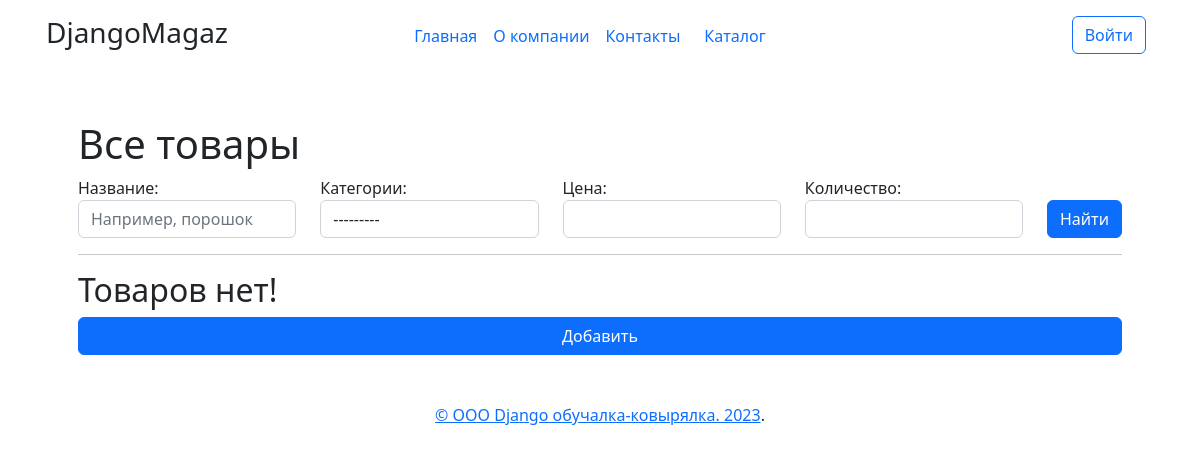
Before: /products/ with the older database file.
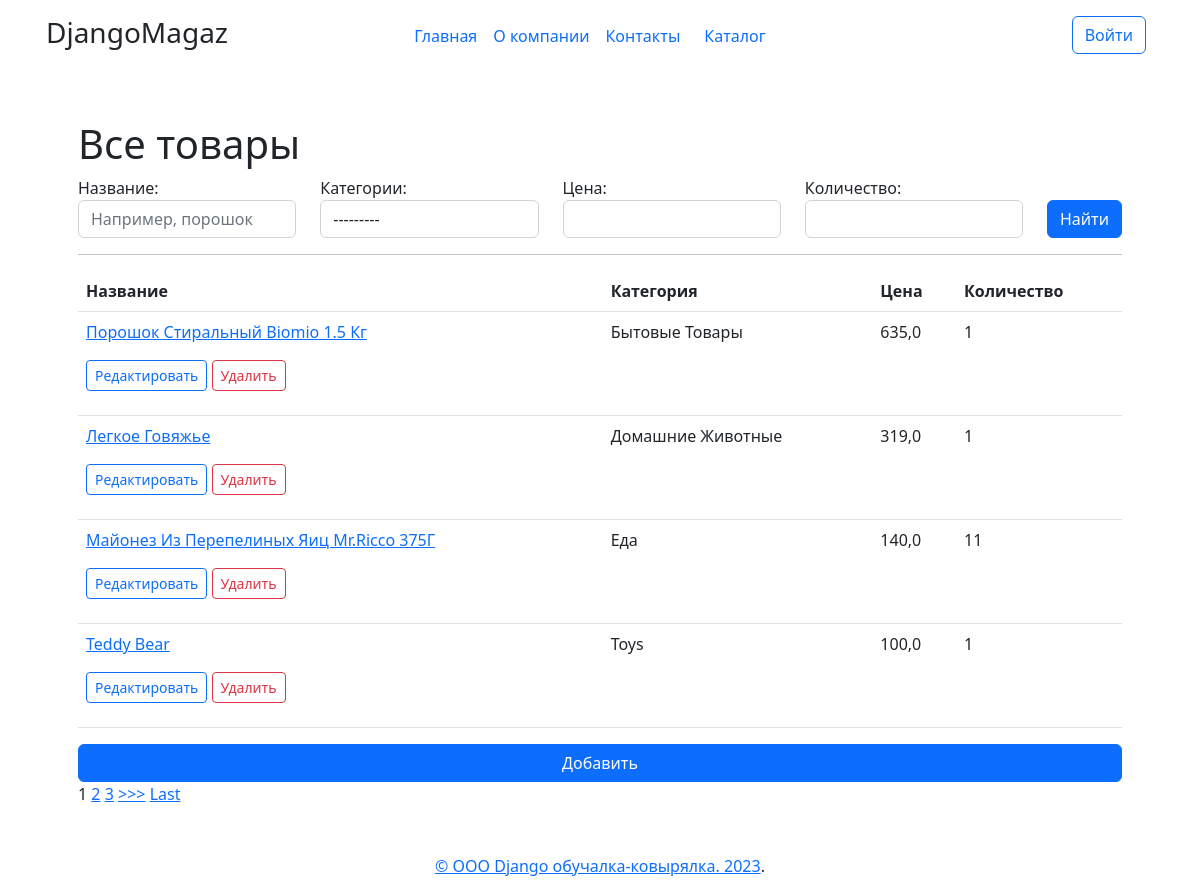
After: the same page with the newer database file.
### simpleapp/models.py (models this page shows, shortened)
class Product(models.Model):
    name = models.CharField(
        max_length=50,
        unique=True, # названия товаров не должны повторяться
    )
    description = models.TextField()
    quantity = models.IntegerField(
        validators=[MinValueValidator(0)],
    )
    category = models.ForeignKey(
        to='Category',
        on_delete=models.CASCADE,
        related_name='products', # все продукты в категории будут доступны через поле products
    )
    price = models.FloatField(
        validators=[MinValueValidator(0.0)],
    )
    objects = models.Manager()

class Category(models.Model):
    name = models.CharField(max_length=100, unique=True)  # названия категорий тоже не должны повторяться
    def __str__(self):
        return f'{self.name.title()}'

### simpleapp/views.py (the view)
# urls.py: path('', ProductList.as_view(), name='products'),
class ProductList(ListView):
    model = Product
    template_name = 'products.html'
    context_object_name = 'products'
    ordering = ['-price']
    paginate_by = 1 # поставим постраничный вывод в один элемент
    form_class = ProductForm # добавляем форм класс, чтобы получать доступ к форме через метод POST
    def get_context_data(self, **kwargs): # забираем отфильтрованные объекты переопределяя метод get_context_data у наследуемого класса (привет, полиморфизм, мы скучали!!!)
        context = super().get_context_data(**kwargs)
        context['filter'] = ProductFilter(self.request.GET, queryset=self.get_queryset()) # вписываем наш фильтр в контекст
        return context

### templates/products.html (shortened to what this page needs)
{% extends 'flatpages/defaultLayout.html' %}
{% load static %}
{% load widget_tweaks %}
{% block page_styles %}
<link rel="stylesheet" href="{% static 'general.css' %}">
{% endblock page_styles %}
{% block abracadabra %}
<h1>Все товары</h1>
<form method="GET">
    <div class="row  align-items-end">
        <div class="col">
            {{ filter.form.name.label_tag }}
            {% render_field filter.form.name class="form-control" placeholder="Например, порошок"%}
        </div>
        <div class="col">
            {{ filter.form.category.label_tag }}
            {% render_field filter.form.category class="form-control" %}
        </div>
        <div class="col">
            {{ filter.form.price.label_tag }}
            {% render_field filter.form.price class="form-control" %}
        </div>
        <div class="col">
            {{ filter.form.quantity.label_tag }}
            {% render_field filter.form.quantity class="form-control" %}
        </div>
        <div class="col-auto">
            <button type="submit" class="btn btn-primary">Найти</button>
          </div>
    </div>
</form>
<hr>
{% if products %}
<table class="table">
    <thead class="thead-dark">
        <tr>
            <th>
                Название
            </th>
            <th>
                Категория
            </th>
            <th>
                Цена
            </th>
            <th>
                Количество
            </th>
        </tr>
    </thead>
    <tbody>
        {% for product in filter.qs %}
        <tr>
            <td>
               <p> <a href="{% url 'product' product.id %}">{{ product.name|title }}</a> </p>
               <p>
                <a href="{% url 'product_update' product.id %}" class="btn btn-outline-primary btn-sm">Редактировать</a>
                <a href="{% url 'product_delete' product.id %}" class="btn btn-outline-danger btn-sm">Удалить</a>
               </p>
            </td>
            <td>
                {{ product.category.name|title }}
            </td>
            <td>
                {{ product.price }}
            </td>
            <td>
                {{ product.quantity }}
            </td>
        </tr>
        {% endfor %}
    </tbody>
</table>
{% else %}
    <h2>Товаров нет!</h2>
{% endif %}
<div class="d-grid gap-2">
    <a href="{% url 'product_create' %}" class="btn btn-primary" type="button">Добавить</a>
  </div>
{% if is_paginated %}
    {% for num in page_obj.paginator.page_range %}
        {% if page_obj.number == num %}
            <a>{{ num }}</a>
        {% elif num > page_obj.number|add:'-3' and num < page_obj.number|add:'3' %}
            <a href="?page={{ num }}">{{ num }}</a>
        {% endif %}
    {% endfor %}
    {% if page_obj.has_next %}
        <a href="?page={{ page_obj.next_page_number }}">>>></a>
        <a href="?page={{ page_obj.paginator.num_pages }}">Last</a>
    {% endif %}
{% endif %}
{% endblock abracadabra %}

### templates/flatpages/defaultLayout.html (shortened to what this page needs)
{% load flatpages %}
{% load static %}
<!DOCTYPE html>
<html lang="ru" class="">
<head>
    <link rel="stylesheet" href="https://cdn.jsdelivr.net/npm/bootstrap@5.2.3/dist/css/bootstrap.min.css">
    {% block page_styles %} {% endblock page_styles %}
</head>
<body class="d-flex flex-column h-100">
    <div class="container d-flex w-100 p-3 mx-auto flex-column">
      <header class="row">
        <div class="col-md-3 mb-2 mb-md-0">
          <h3 class="float-md-start mb-0">DjangoMagaz</h3>
        </div>
        {% get_flatpages as flatpages %}
        <nav class="nav col-md-6 mb-2 justify-content-center mb-md-0">
            {% for page in flatpages %}
            <li><a href="{{ page.url }}" class="nav-link px-2">{{ page.title }}</a></li>
            {% endfor %}
            <li><a href="{% url 'products'  %}" class="nav-link">Каталог</a></li>
        </nav>
        <div class="col-md-3 text-end">
          <button type="button" class="btn btn-outline-primary me-2"  data-bs-toggle="modal" data-bs-target="#exampleModal">Войти</button>
        </div>
      </header>
    </div>
          {% get_flatpages as flatpages %}
    <main class="container h-100 p-5">
      {% block abracadabra %}
      {% endblock abracadabra %}
    </main>
    <footer class="mt-auto text-center">
      <p><a href="https://getbootstrap.com/">© ООО Django обучалка-ковырялка. 2023</a>.</p>
    </footer>
  </body>
</html>

Changed rows visible on the page:
added Product: name "Порошок Стиральный Biomio 1.5 Кг", category.name "Бытовые Товары", price "635,0", quantity "1"
added Product: name "Легкое Говяжье", category.name "Домашние Животные", price "319,0", quantity "1"
added Product: name "Майонез Из Перепелиных Яиц Mr.Ricco 375Г", category.name "Еда", price "140,0", quantity "11"
added Product: name "Teddy Bear", category.name "Toys", price "100,0", quantity "1"
Other visible differences:
text no longer shown: "Товаров нет!"
text now shown: "Название Категория Цена Количество >>> Last"
new list line: "1"
new list line: "2"
new list line: "3"
